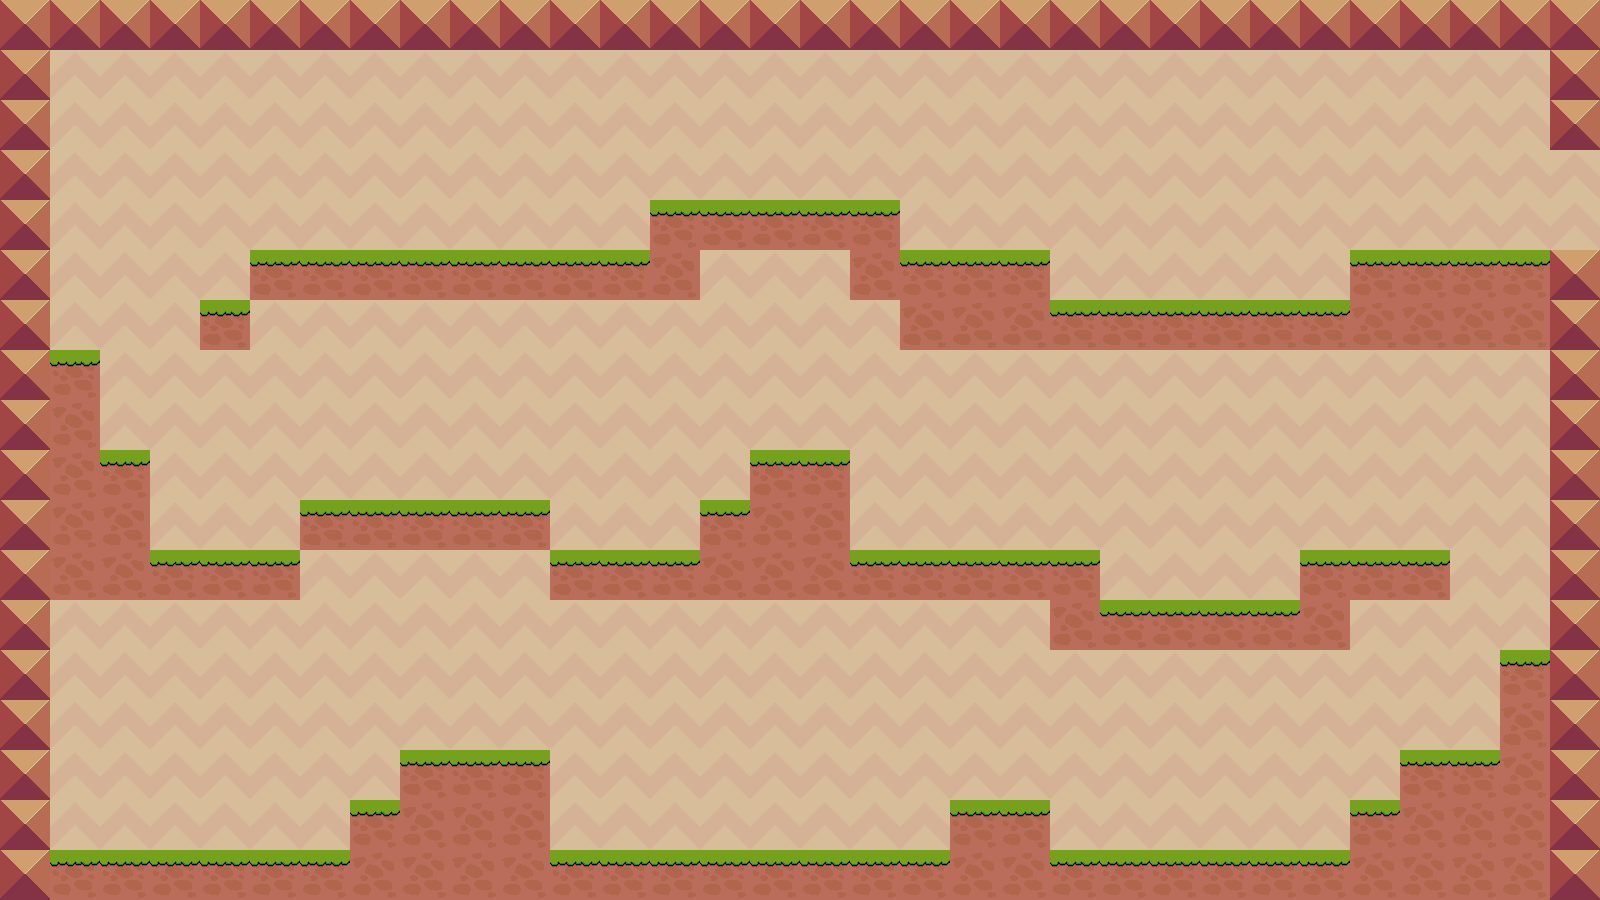

A 2D game scene composited from a Tiled map and its tileset images. What follows is a short description and the map's XML, with every tile layer's data as written:
An orthogonal 32x18 tile map with 50x50 px tiles, 2 tile layers (Fundo, Camada de Tiles 1).

<map version="1.5" tiledversion="1.7.0" orientation="orthogonal" renderorder="left-down" width="32" height="18" tilewidth="50" tileheight="50" infinite="0" nextlayerid="3" nextobjectid="1">
 <tileset firstgid="1" source="../jogoTileset.tsx" />
 <layer id="2" name="Fundo" width="32" height="18">
  <data encoding="csv">
3,3,3,3,3,3,3,3,3,3,3,3,3,3,3,3,3,3,3,3,3,3,3,3,3,3,3,3,3,3,3,3,
3,3,3,3,3,3,3,3,3,3,3,3,3,3,3,3,3,3,3,3,3,3,3,3,3,3,3,3,3,3,3,3,
3,3,3,3,3,3,3,3,3,3,3,3,3,3,3,3,3,3,3,3,3,3,3,3,3,3,3,3,3,3,3,3,
3,3,3,3,3,3,3,3,3,3,3,3,3,3,3,3,3,3,3,3,3,3,3,3,3,3,3,3,3,3,3,3,
3,3,3,3,3,3,3,3,3,3,3,3,3,3,3,3,3,3,3,3,3,3,3,3,3,3,3,3,3,3,3,3,
3,3,3,3,3,3,3,3,3,3,3,3,3,3,3,3,3,3,3,3,3,3,3,3,3,3,3,3,3,3,3,3,
3,3,3,3,3,3,3,3,3,3,3,3,3,3,3,3,3,3,3,3,3,3,3,3,3,3,3,3,3,3,3,3,
3,3,3,3,3,3,3,3,3,3,3,3,3,3,3,3,3,3,3,3,3,3,3,3,3,3,3,3,3,3,3,3,
3,3,3,3,3,3,3,3,3,3,3,3,3,3,3,3,3,3,3,3,3,3,3,3,3,3,3,3,3,3,3,3,
3,3,3,3,3,3,3,3,3,3,3,3,3,3,3,3,3,3,3,3,3,3,3,3,3,3,3,3,3,3,3,3,
3,3,3,3,3,3,3,3,3,3,3,3,3,3,3,3,3,3,3,3,3,3,3,3,3,3,3,3,3,3,3,3,
3,3,3,3,3,3,3,3,3,3,3,3,3,3,3,3,3,3,3,3,3,3,3,3,3,3,3,3,3,3,3,3,
3,3,3,3,3,3,3,3,3,3,3,3,3,3,3,3,3,3,3,3,3,3,3,3,3,3,3,3,3,3,3,3,
3,3,3,3,3,3,3,3,3,3,3,3,3,3,3,3,3,3,3,3,3,3,3,3,3,3,3,3,3,3,3,3,
3,3,3,3,3,3,3,3,3,3,3,3,3,3,3,3,3,3,3,3,3,3,3,3,3,3,3,3,3,3,3,3,
3,3,3,3,3,3,3,3,3,3,3,3,3,3,3,3,3,3,3,3,3,3,3,3,3,3,3,3,3,3,3,3,
3,3,3,3,3,3,3,3,3,3,3,3,3,3,3,3,3,3,3,3,3,3,3,3,3,3,3,3,3,3,3,3,
3,3,3,3,3,3,3,3,3,3,3,3,3,3,3,3,3,3,3,3,3,3,3,3,3,3,3,3,3,3,3,3
</data>
 </layer>
 <layer id="1" name="Camada de Tiles 1" width="32" height="18">
  <data encoding="csv">
6,6,6,6,6,6,6,6,6,6,6,6,6,6,6,6,6,6,6,6,6,6,6,6,6,6,6,6,6,6,6,6,
6,0,0,0,0,0,0,0,0,0,0,0,0,0,0,0,0,0,0,0,0,0,0,0,0,0,0,0,0,0,0,6,
6,0,0,0,0,0,0,0,0,0,0,0,0,0,0,0,0,0,0,0,0,0,0,0,0,0,0,0,0,0,0,6,
6,0,0,0,0,0,0,0,0,0,0,0,0,0,0,0,0,0,0,0,0,0,0,0,0,0,0,0,0,0,0,0,
6,0,0,0,0,0,0,0,0,0,0,0,0,4,4,4,4,4,0,0,0,0,0,0,0,0,0,0,0,0,0,0,
6,0,0,0,0,4,4,4,4,4,4,4,4,7,0,0,0,7,4,4,4,0,0,0,0,0,0,4,4,4,4,6,
6,0,0,0,4,0,0,0,0,0,0,0,0,0,0,0,0,0,7,7,7,4,4,4,4,4,4,7,7,7,7,6,
6,4,0,0,0,0,0,0,0,0,0,0,0,0,0,0,0,0,0,0,0,0,0,0,0,0,0,0,0,0,0,6,
6,7,0,0,0,0,0,0,0,0,0,0,0,0,0,0,0,0,0,0,0,0,0,0,0,0,0,0,0,0,0,6,
6,7,4,0,0,0,0,0,0,0,0,0,0,0,0,4,4,0,0,0,0,0,0,0,0,0,0,0,0,0,0,6,
6,7,7,0,0,0,4,4,4,4,4,0,0,0,4,7,7,0,0,0,0,0,0,0,0,0,0,0,0,0,0,6,
6,7,7,4,4,4,0,0,0,0,0,4,4,4,7,7,7,4,4,4,4,4,0,0,0,0,4,4,4,0,0,6,
6,0,0,0,0,0,0,0,0,0,0,0,0,0,0,0,0,0,0,0,0,7,4,4,4,4,7,0,0,0,0,6,
6,0,0,0,0,0,0,0,0,0,0,0,0,0,0,0,0,0,0,0,0,0,0,0,0,0,0,0,0,0,4,6,
6,0,0,0,0,0,0,0,0,0,0,0,0,0,0,0,0,0,0,0,0,0,0,0,0,0,0,0,0,0,7,6,
6,0,0,0,0,0,0,0,4,4,4,0,0,0,0,0,0,0,0,0,0,0,0,0,0,0,0,0,4,4,7,6,
6,0,0,0,0,0,0,4,7,7,7,0,0,0,0,0,0,0,0,4,4,0,0,0,0,0,0,4,7,7,7,6,
6,4,4,4,4,4,4,7,7,7,7,4,4,4,4,4,4,4,4,7,7,4,4,4,4,4,4,7,7,7,7,6
</data>
 </layer>
</map>